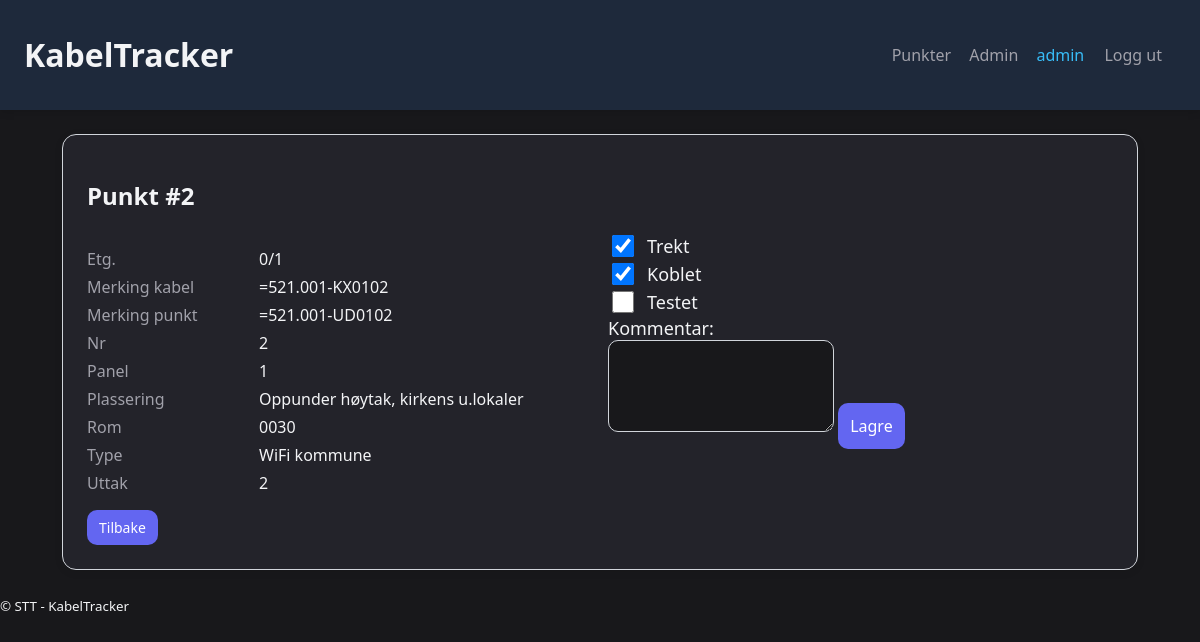
Screenshot of /entries/2 (signed in) with the database file from the repository.
### models.py (models this page shows, shortened)
class Entry(Base):
    __tablename__ = "entries"
    id = Column(Integer, primary_key=True, index=True)
    data = Column(Text, default="{}")            # JSON string with arbitrary CSV columns
    trekt = Column(Boolean, default=False)
    koblet = Column(Boolean, default=False)
    testet = Column(Boolean, default=False)
    comment = Column(Text, default="")
    created_at = Column(DateTime, default=dt.datetime.utcnow)
    updated_at = Column(DateTime, default=dt.datetime.utcnow, onupdate=dt.datetime.utcnow)

### app.py (the view)
    @app.get("/entries/<int:entry_id>")
    @login_required
    def entry_detail(entry_id: int):
        db: Session = g.db
        e = db.query(Entry).get(entry_id)
        if not e:
            return Response("Not found", status=404)
        keys = sorted(e.data_dict().keys())
        visible_keys = request.args.getlist("visible_keys")
        if not visible_keys:
            visible_keys = keys
        return render_template("entry_detail.html", e=e, data=e.data_dict(), visible_keys=visible_keys)

### models.py (called while the page is built)
    def data_dict(self):
        try:
            data_str = self.data if isinstance(self.data, str) else "{}"
            return json.loads(data_str)
        except Exception:
            return {}

### templates/entry_detail.html (shortened to what this page needs)
{% extends "base.html" %}
{% block content %}
<section class="card">
  <h2>Punkt #{{e.id}}</h2>
  <div class="grid2">
    <div>
      <dl class="def">
        {% for k in visible_keys %}
          {% if data.get(k) %}
            <dt>{{k}}</dt><dd>{{data[k]}}</dd>
          {% endif %}
        {% endfor %}
      </dl>
    </div>
    <div>
  <form method="post" action="/entries/{{e.id}}" class="toggles">
        <label><input type="checkbox" name="trekt" value="true" {% if e.trekt %}checked{% endif %}> Trekt</label>
        <label><input type="checkbox" name="koblet" value="true" {% if e.koblet %}checked{% endif %}> Koblet</label>
        <label><input type="checkbox" name="testet" value="true" {% if e.testet %}checked{% endif %}> Testet</label>
        <label for="comment">Kommentar:</label>
        <textarea name="comment" id="comment" rows="3">{{e.comment}}</textarea>
        <button type="submit">Lagre</button>
      </form>
    </div>
  </div>
  <a href="/entries?q={{request.args.get('q')}}&status={{request.args.get('status')}}&f_key={{request.args.get('f_key')}}&f_val={{request.args.get('f_val')}}&scroll={{e.id}}" class="button">Tilbake</a>
</section>
{% endblock %}

### static/style.css (style rules this page uses)
:root { --pad: 12px; --gap: 10px; --border: #d1d5db; --bg: #18181b; --card: #23232a; --primary: #6366f1; --accent: #06b6d4; --error: #ef4444; --text: #f3f4f6; --muted: #a1a1aa; }
* { box-sizing: border-box; font-family: system-ui, -apple-system, Segoe UI, Roboto, sans-serif; }
body { margin: 0; background: var(--bg); color: var(--text); }
.card { background: var(--card); border: 1px solid var(--border); border-radius: 14px; padding: calc(var(--pad)*2); box-shadow: 0 2px 8px rgba(0,0,0,0.08); z-index: 1; position: relative; }
input, select, button, textarea { padding: 12px 12px; border: 1px solid var(--border); border-radius: 10px; font-size: 16px; background: #18181b; color: var(--text); }
button { cursor: pointer; background: var(--primary); color: #fff; border: none; transition: background 0.2s; }
.button { display: inline-block; padding: 8px 12px; border: none; border-radius: 10px; background: var(--primary); color: #fff; text-decoration: none; font-size: 14px; transition: background 0.2s; }
.grid2 { display: grid; grid-template-columns: 1fr 1fr; gap: 16px; }
.toggles label { display: flex; align-items: center; gap: 10px; font-size: 18px; }
.toggles input[type="checkbox"] { width: 22px; height: 22px; }
.def { display: grid; grid-template-columns: 160px 1fr; gap: 6px 12px; }
.def dt { color: var(--muted); }
.def dd { margin: 0; }

### rows the page displays
Entry: id "2", trekt "☑", koblet "☑"

### other values shown
{{ user['username'] }} "admin"
{{ k }} "Etg." "Merking kabel" "Merking punkt" "Nr" "Panel" "Plassering" "Rom" "Type" "Uttak"
{{ data[k] }} "0/1" "=521.001-KX0102" "=521.001-UD0102" "2" "1" "Oppunder høytak, kirkens u.lokaler" "0030" "WiFi kommune" "2"
